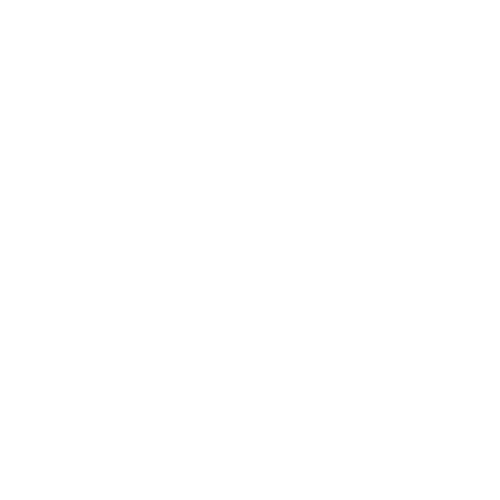
Frame 1 (no input)
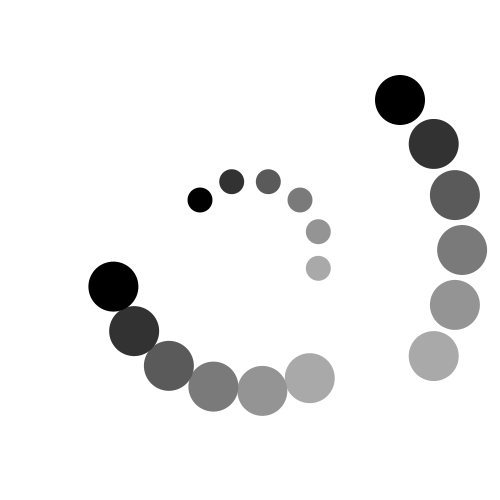
Frame 60 (the mouse pressed at the canvas centre just before this capture)
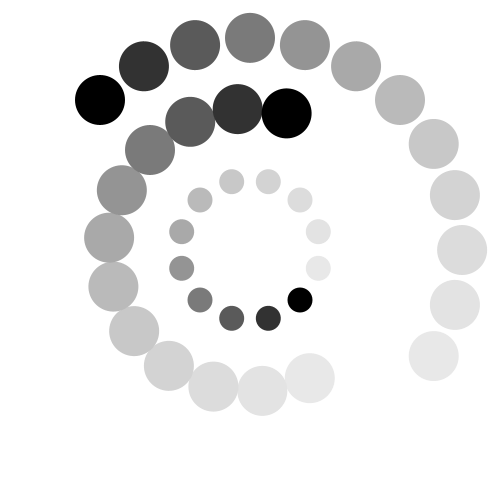
Frame 120 (the mouse held since frame 60 and released just before this capture)

The Processing sketch that drew these frames (run headless with seeded random() and noise(); from frame 60 on, the mouse is pressed at the canvas centre):

// Processing sketch: loading2
// ── loading2.pde
void setup() {
  size(500, 500);
  background(255);
  smooth();
  noStroke();
}


void draw(){
  if (frameCount % 10 == 0) { // kecepatan gerak
    
    //menghapus jejak setiap warna yang dihasilkan, besar kotak sesuai dengan lembar kerja
    fill(255, 255, 255, 50);
    rect(0, 0, width, height);
    
    fill(0);
    pushMatrix();
    translate(250, 250); //pindahkan lingkaran dari posisi semula
    rotate(-radians(frameCount*3 % 360)); //rotasi, jauh jarak lingkaran ditentukan oleh hasil kali, semakin kecil hasil kali, semakin dempet
    ellipse(50, 50, 25, 25); // posisi x, y, tinggi lingkaran,lebar lingkaran
    popMatrix();
    
    //isi lingkaran dengan warna hitam
    fill(0);
    pushMatrix();
    translate(250, 250); //pindahkan lingkaran dari posisi semula
    rotate(radians(frameCount * 2 % 360)); //rotasi, jauh jarak lingkaran ditentukan oleh hasil kali, semakin kecil hasil kali, semakin dempet
    ellipse(100, 100, 50, 50); // posisi x, y, tinggi lingkaran,lebar lingkaran
    popMatrix();
    
    fill(0);
    pushMatrix();
    translate(250, 250); //pindahkan lingkaran dari posisi semula
    rotate(radians(-(frameCount * 1.5 % 360))); //rotasi, jauh jarak lingkaran ditentukan oleh hasil kali, semakin kecil hasil kali, semakin dempet
    ellipse(150, 150, 50, 50); // posisi x, y, tinggi lingkaran,lebar lingkaran
    popMatrix();
 }
}
